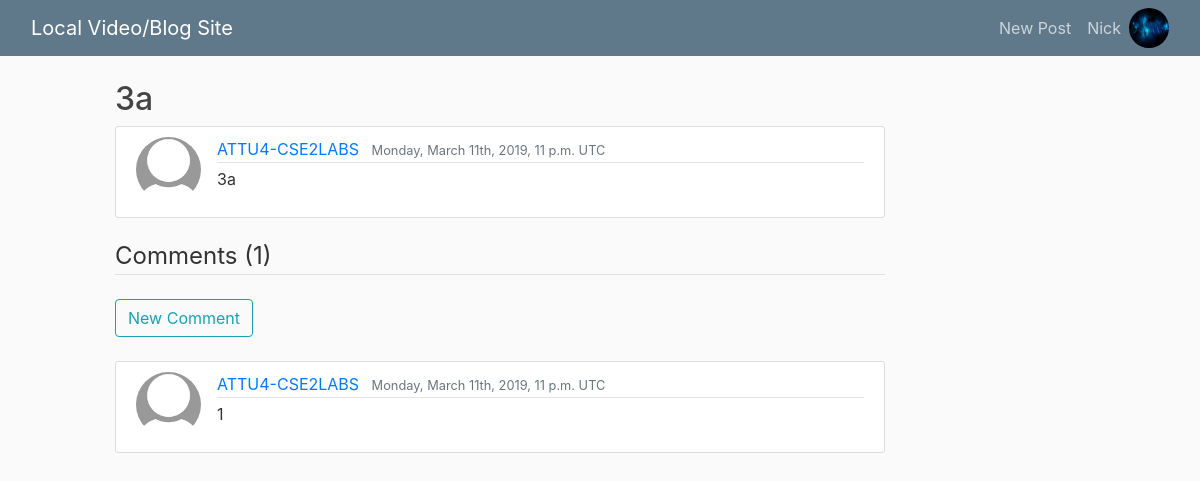
Screenshot of /posts/14/ (signed in) with the database file from the repository.
### users/models.py (models this page shows, shortened)
class CustomUser(AbstractUser):
  user_ip = models.GenericIPAddressField(blank=True, null=True, unique=True)
  password = models.GenericIPAddressField(blank=True, null=True)

class Profile(models.Model):
  user = models.OneToOneField(get_user_model(), on_delete=models.CASCADE) # Cascade removes profile if user is deleted
  image = models.ImageField(default='default.jpg', upload_to='profile_pics')

### posts/models.py (models this page shows, shortened)
class Post(models.Model):
  title = models.CharField(max_length=100)
  content = models.TextField()
  date_posted = models.DateTimeField(default=timezone.now) # passing in function for timezone
  author = models.ForeignKey(get_user_model(), on_delete=models.CASCADE) # CASCADE will delete post if user is deleted
  video = models.FileField(blank=True, null=True, upload_to='videos/%Y/%m/%d/', verbose_name='Video (optional)',
    validators=[FileExtensionValidator(allowed_extensions=['mp4', 'ogb', 'webm'])])
  video_thumbnail = models.ImageField(blank=True, default='default_thumbnail.jpg',  verbose_name='Video Thumbnail (optional)',
    upload_to='thumbnails/%Y/%m/%d/')

class Comment(models.Model):
  post = models.ForeignKey(Post, on_delete=models.CASCADE)
  author = models.ForeignKey(get_user_model(), on_delete=models.CASCADE)
  comment = models.TextField(verbose_name=u"")
  date_posted = models.DateTimeField(default=timezone.now)

### posts/views.py (the view, shortened to what this page needs)
# urls.py: path('<int:pk>/', PostDetailView.as_view(), name="post-detail"),
class PostDetailView(FormMixin, MultipleObjectMixin, DetailView):
  model = Post
  template_name = 'posts/post_detail.html'
  paginate_by = 5
  form_class = CommentCreationForm # Creation is the default
  def get_context_data(self, **kwargs):
    object_list = Comment.objects.filter(post=self.get_object()).order_by('-date_posted')
    context = super(PostDetailView, self).get_context_data(object_list=object_list, **kwargs)
    context['comment_form'] = self.get_form(CommentCreationForm)
    context['update_form'] = self.get_form(CommentUpdateForm)
    context['delete_form'] = self.get_form(CommentDeleteForm)
    return context

### posts/templates/posts/post_detail.html (shortened to what this page needs)
{% extends "posts/base.html" %}
{% load crispy_forms_tags %}
{% block video %}
<div class="row">
  <div class="col-md-1"></div>
  <div class="col-md-8">
    <h2 class="article-title">{{ object.title }}</h2>
    <article class="media content-section">
      <img class="rounded-circle article-img" src="{{ object.author.profile.image.url }}">
      <div class="media-body">
        <div class="article-metadata">
          <a class="mr-2" href="{% url 'user-posts' object.author.username %}">{{ object.author }}</a>
          <small class="text-muted">{{ object.date_posted|date:"l, F dS, Y, P T" }}</small>
        </div>
        <p class="article-content break-words">{{ object.content }}</p>
      </div>
    </article>
    <div id="comment-list">
      <div class="row">
        <div class="col-md-12">
            <legend class="border-bottom mb-4">Comments ({{ page_obj.paginator.count }}) </legend>
        </div>
      </div>
        <div id='newcomment-toggle-button1'>
          <button class="btn btn-outline-info" onclick="hideToggleDual('newcomment-toggle-button1','newcomment-toggle-button2')">New Comment</button>
        </div>
      <div class="row">
        <div class="col-md-12">
        </div>
      </div>
      {% include 'posts/comment_page.html' %}
    </div>
  </div>
</div>
{% endblock video %}

### posts/templates/posts/base.html (shortened to what this page needs)
{% extends "posts/shell.html" %}
{% block body %}
    <header class="site-header">
      <nav class="navbar navbar-expand-md navbar-dark bg-steel fixed-top">
        <div class="container-fluid">
          <a class="navbar-brand mr-4" href="/">Local Video/Blog Site</a>
          <div class="collapse navbar-collapse" id="navbarToggle">
            <div class="navbar-nav">
              {% if user.is_authenticated %}
                <a class="nav-item nav-link" href="{% url 'post-create' %}">New Post</a>
                <a class="nav-item nav-link" href="{% url 'profile' %}">{{ user }}</a>
                <a href="{% url 'profile' %}">
                  <img src="{{ user.profile.image.url }}" width="40" height="40" class="rounded-circle">
                </a>
              {% else %}
                <a class="nav-item nav-link" href="{% url 'login' %}">Login</a>
                <a class="nav-item nav-link" href="{% url 'register' %}">Register</a>
              {% endif %}
            </div>
          </div>
        </div>
      </nav>
    </header>
    <main role="main" class="container-fluid">
      {% block video %}{% endblock %}
    </main>
{% endblock body %}

### posts/templates/posts/comment_page.html (shortened to what this page needs)
{% load crispy_forms_tags %}
{% for com in object_list %}
  <article class="media content-section">
    <img class="rounded-circle article-img" src="{{ com.author.profile.image.url }}">
    <div class="media-body">
      <div class="article-metadata">
        <a class="mr-2" href="{% url 'user-posts' com.author.username %}">{{ com.author }}</a>
        <small class="text-muted">{{ com.date_posted|date:"l, F dS, Y, P T" }}</small>
      </div>
      <p class="break-words">{{ com.comment }}</p>
    </div>
  </article>
  {% endfor %}

### posts/static/posts/main.css (style rules this page uses)
body { background: #fafafa; color: #333333; margin-top: 5rem; }
h1, h2, h3, h4, h5, h6 { color: #444444; }
.bg-steel { background-color: #5f788a; }
.site-header .navbar-nav .nav-link { color: #cbd5db; }
.content-section { background: #ffffff; padding: 10px 20px; border: 1px solid #dddddd; border-radius: 3px; margin-bottom: 20px; }
.article-title { color: #444444; }
.article-content { white-space: pre-line; }
.article-img { height: 65px; width: 65px; margin-right: 16px; }
.article-metadata { padding-bottom: 1px; margin-bottom: 4px; border-bottom: 1px solid #e3e3e3 }
p.break-words { word-break: break-all; }

### rows the page displays
CustomUser: username "Nick", profile.image (picture)
Post: title "3a", author.profile.image (placeholder picture), author "ATTU4-CSE2LABS", date_posted "Monday, March 11th, 2019, 11 p.m. UTC", content "3a"
Comment: author.profile.image (placeholder picture), author "ATTU4-CSE2LABS", date_posted "Monday, March 11th, 2019, 11 p.m. UTC", comment "1"

### other values shown
{{ page_obj.paginator.count }} "1"
